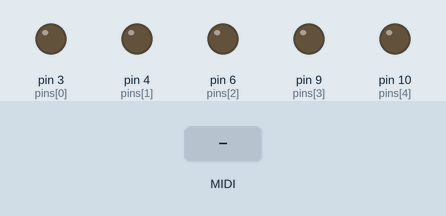
Bench run of a sketch on a simulated Teensy 4. On the bench: output pins drawn as LEDs (lit = HIGH). Inputs (shaded band) come from the test bench.

Above: at 1.2 s.
1.3 s: MIDI note 60 received
At 1.45 s:
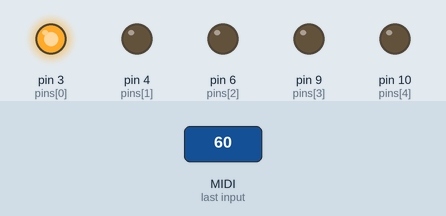
3.1 s: MIDI note 64 received
At 3.25 s:
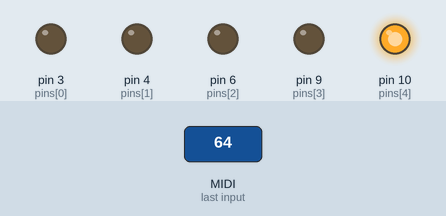
Timing chart, 0 to 6.1 s (numbered marks = the images above; inputs shaded):
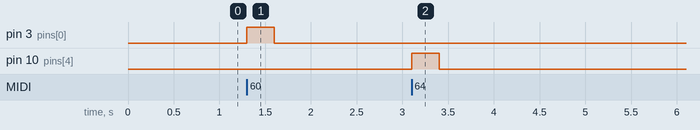

Measured:
- after the input at 1.3 s, pin 3 (pins[0]): LOW → HIGH at once, → LOW 0.30 s later
- after the input at 3.1 s, pin 10 (pins[4]): LOW → HIGH at once, → LOW 0.30 s later

The sketch:

sustain.ino
```cpp
/* / **************************************
sustain

Variable lowNote - determines motor channel
MIDI velocity is mapped to PWM rate to control motor power

Jiffer Harriman - modular-muse.com
************************************** */

// use PWM pins 3, 4, 6, 9, 10
int pins[] = {3, 4, 6, 9, 10};
#define numNotes 5

int lowNote = 60; // MIDI note 16 (E-2) // change to use different note triggers

void OnNoteOn(byte channel, byte note, byte velocity);
void OnNoteOff(byte channel, byte note, byte velocity);


void setup() {
  for (int i = 0; i < 5; i++) {
    pinMode(pins[i], OUTPUT);
  }
  usbMIDI.setHandleNoteOn(OnNoteOn);
  usbMIDI.setHandleNoteOff(OnNoteOff);
}


void loop() {
  while (usbMIDI.read()) {
  }

}

void OnNoteOn(byte channel, byte note, byte velocity) {
  if (note >= lowNote && note < lowNote + 5) {

    note = note - lowNote;
    // linear map from MIDI's 7 bits of resolution to Teensy's 12
    analogWrite(pins[note], velocity << 5 );
  }

}

void OnNoteOff(byte channel, byte note, byte velocity) {
  if (note >= lowNote && note < lowNote + 5) {
    note = note - lowNote; // offset
    analogWrite(pins[note], 0);
  }

}
```
